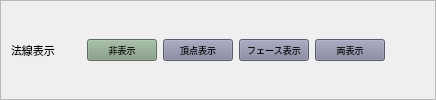
                <widget class="QFrame" name="showNormalGrpFrame">
                 <property name="frameShape">
                  <enum>QFrame::StyledPanel</enum>
                 </property>
                 <property name="frameShadow">
                  <enum>QFrame::Raised</enum>
                 </property>
                 <layout class="QGridLayout" name="gridLayout_4">
                  <property name="leftMargin">
                   <number>10</number>
                  </property>
                  <property name="topMargin">
                   <number>2</number>
                  </property>
                  <property name="rightMargin">
                   <number>10</number>
                  </property>
                  <property name="bottomMargin">
                   <number>2</number>
                  </property>
                  <item row="0" column="0">
                   <layout class="QHBoxLayout" name="showNormalGrp">
                    <item>
                     <widget class="QLabel" name="showNormalLbl">
                      <property name="minimumSize">
                       <size>
                        <width>70</width>
                        <height>0</height>
                       </size>
                      </property>
                      <property name="maximumSize">
                       <size>
                        <width>70</width>
                        <height>16777215</height>
                       </size>
                      </property>
                      <property name="font">
                       <font>
                        <pointsize>8</pointsize>
                       </font>
                      </property>
                      <property name="text">
                       <string>法線表示</string>
                      </property>
                     </widget>
                    </item>
                    <item>
                     <widget class="QPushButton" name="showNormalHideBtn">
                      <property name="minimumSize">
                       <size>
                        <width>70</width>
                        <height>0</height>
                       </size>
                      </property>
                      <property name="maximumSize">
                       <size>
                        <width>70</width>
                        <height>16777215</height>
                       </size>
                      </property>
                      <property name="font">
                       <font>
                        <pointsize>7</pointsize>
                       </font>
                      </property>
                      <property name="styleSheet">
                       <string notr="true">#showNormalHideBtn{background-color:#809a80;color:#000;}</string>
                      </property>
                      <property name="text">
                       <string>非表示</string>
                      </property>
                     </widget>
                    </item>
                    <item>
                     <widget class="QPushButton" name="showNormalVtxBtn">
                      <property name="minimumSize">
                       <size>
                        <width>70</width>
                        <height>0</height>
                       </size>
                      </property>
                      <property name="maximumSize">
                       <size>
                        <width>70</width>
                        <height>16777215</height>
                       </size>
                      </property>
                      <property name="font">
                       <font>
                        <pointsize>7</pointsize>
                       </font>
                      </property>
                      <property name="styleSheet">
                       <string notr="true">#showNormalVtxBtn{background-color:#80809a;color:#000;}</string>
                      </property>
                      <property name="text">
                       <string>頂点表示</string>
                      </property>
                     </widget>
                    </item>
                    <item>
                     <widget class="QPushButton" name="showNormalFaceBtn">
                      <property name="minimumSize">
                       <size>
                        <width>70</width>
                        <height>0</height>
                       </size>
                      </property>
                      <property name="maximumSize">
                       <size>
                        <width>70</width>
                        <height>16777215</height>
                       </size>
                      </property>
                      <property name="font">
                       <font>
                        <pointsize>7</pointsize>
                       </font>
                      </property>
                      <property name="styleSheet">
                       <string notr="true">#showNormalFaceBtn{background-color:#80809a;color:#000;}</string>
                      </property>
                      <property name="text">
                       <string>フェース表示</string>
                      </property>
                     </widget>
                    </item>
                    <item>
                     <widget class="QPushButton" name="showNormalBothBtn">
                      <property name="minimumSize">
                       <size>
                        <width>70</width>
                        <height>0</height>
                       </size>
                      </property>
                      <property name="maximumSize">
                       <size>
                        <width>70</width>
                        <height>16777215</height>
                       </size>
                      </property>
                      <property name="font">
                       <font>
                        <pointsize>7</pointsize>
                       </font>
                      </property>
                      <property name="styleSheet">
                       <string notr="true">#showNormalBothBtn{background-color:#80809a;color:#000;}</string>
                      </property>
                      <property name="text">
                       <string>両表示</string>
                      </property>
                     </widget>
                    </item>
                    <item>
                     <spacer name="horizontalSpacer">
                      <property name="orientation">
                       <enum>Qt::Horizontal</enum>
                      </property>
                      <property name="sizeHint" stdset="0">
                       <size>
                        <width>40</width>
                        <height>20</height>
                       </size>
                      </property>
                     </spacer>
                    </item>
                   </layout>
                  </item>
                 </layout>
                </widget>
